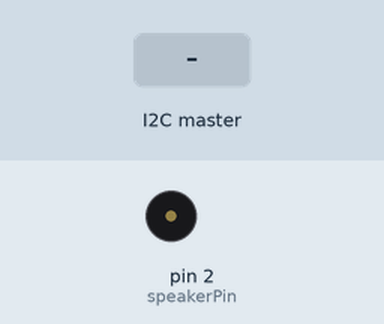
Recording of a sketch running on a simulated Arduino Uno, built with avr-gcc and run on an emulated ATmega328P. Parts: buzzer (waves = sounding, pin HIGH). The inputs (shaded band) are chosen by the test bench.

Above: at 1.2 s.
1.3 s: the I2C master sends the byte 1
Timing chart, 0 to 4.3 s (numbered marks = the images above; inputs shaded):
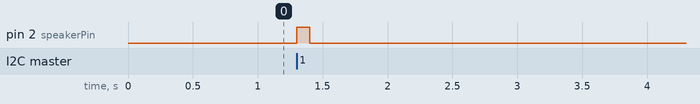

The sketch:

arduino-speaker.ino
```cpp
#include <Wire.h>

int i2cAddress = 1;
static volatile int dataReceived = 0;

unsigned int speakerPin = 2;

void setup() {
  Wire.begin(i2cAddress);
  Wire.onReceive(receiveEvent);

  pinMode(speakerPin, OUTPUT);

  //Serial.begin(9600);

}

void loop() {
  if (dataReceived) {
    noInterrupts();
    dataReceived = 0;
    interrupts();
    playMelody();
    //Serial.print("loop:");
    //Serial.println(dataReceived);
  }
  delay(100);
}

void receiveEvent(int data) {
  while(Wire.available()) {
    Wire.read();
  }
  dataReceived = 1;
  //Serial.print("receiveEvent:");
  //Serial.println(dataReceived);
}

void playMelody() {
  digitalWrite(speakerPin, HIGH);
  delay(100);
  digitalWrite(speakerPin, LOW);
}
```

Measured:
- after the input at 1.3 s, pin 2 (speakerPin): LOW → HIGH at once, → LOW 0.10 s later
